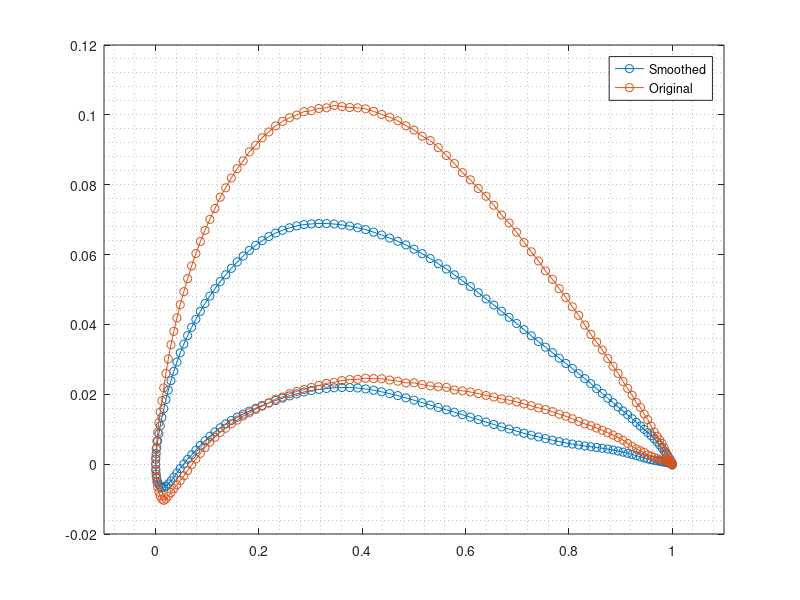

This figure's MATLAB source:
% Plot an airfoil from output_airfoil.dat
A = load("output_airfoil.dat");
B = load("unsmooth_airfoil.dat");
figure
plot(A(:,1), A(:,2), '-o', B(:,1), B(:,2), '-o')
%plot(A(:,1), A(:,2), '-o')
grid minor
legend('Smoothed','Original')
xlim([-0.1 1.1])